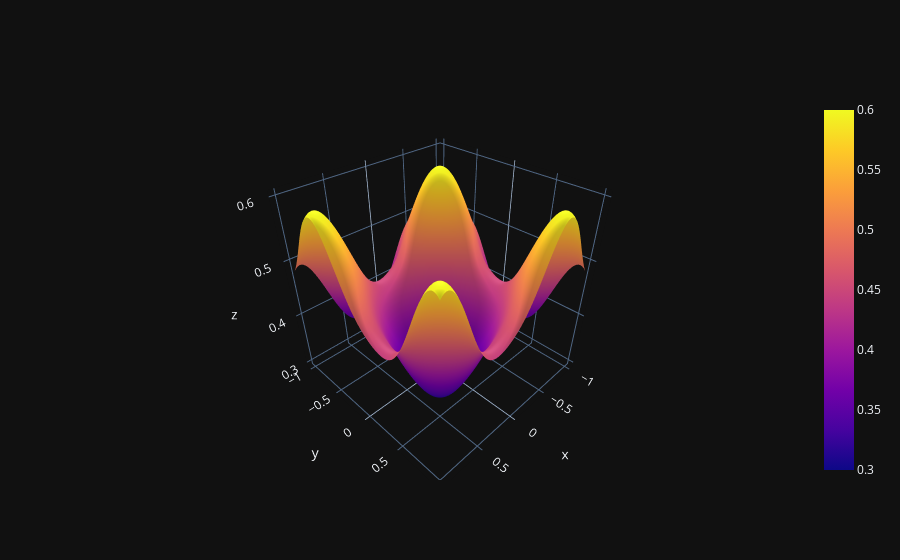

The notebook cell this image was saved under:
### Code cell
fig = go.Figure(data=[go.Surface(x=X, y=Y, z=np.array([cost(c, 2) for c in coords]).reshape(nx, ny))])
fig.show()
